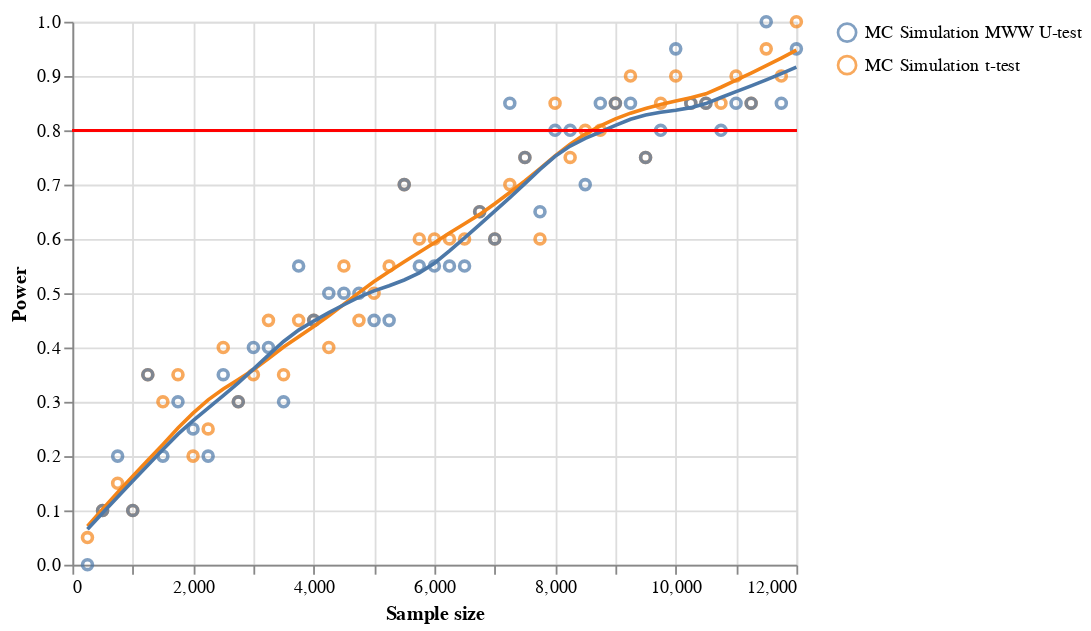

Here is the notebook cell this chart was saved with:
### Code cell
newdata = norm.rvs(loc=20, scale=10, size=12000)
data = get_power_dist(newdata, 250, 12000, 250)
get_power_graph(data)

### Figure 1 — Vega-Lite specification as saved in the notebook (floating-point values rounded to 4 significant figures)
{"config": {"view": {"continuousWidth": 400, "continuousHeight": 300}}, "layer": [{"mark": "point", "encoding": {"color": {"type": "nominal", "field": "test", "legend": {"title": ""}}, "x": {"type": "quantitative", "axis": {"title": "Sample size"}, "field": "sample_size"}, "y": {"type": "quantitative", "axis": {"title": "Power"}, "field": "power"}}}, {"mark": "line", "encoding": {"color": {"type": "nominal", "field": "test", "legend": {"title": ""}}, "x": {"type": "quantitative", "axis": {"title": "Sample size"}, "field": "sample_size"}, "y": {"type": "quantitative", "axis": {"title": "Power"}, "field": "power"}}, "transform": [{"loess": "power", "on": "sample_size", "groupby": ["test"]}]}, {"mark": {"type": "rule", "color": "red"}, "encoding": {"y": {"type": "quantitative", "axis": {"title": ""}, "field": "a"}}, "transform": [{"calculate": "0.8", "as": "a"}]}], "data": {"name": "data-1cab6f55879c27bcdc8530fada26e0c3"}, "$schema": "https://vega.github.io/schema/vega-lite/v4.0.0.json", "datasets": {"data-1cab6f55879c27bcdc8530fada26e0c3": [{"sample_size": 250.0, "test": "MC Simulation t-test", "power": 0.05}, {"sample_size": 500.0, "test": "MC Simulation t-test", "power": 0.1}, {"sample_size": 750.0, "test": "MC Simulation t-test", "power": 0.15}, {"sample_size": 1000.0, "test": "MC Simulation t-test", "power": 0.1}, {"sample_size": 1250.0, "test": "MC Simulation t-test", "power": 0.35}, {"sample_size": 1500.0, "test": "MC Simulation t-test", "power": 0.3}, {"sample_size": 1750.0, "test": "MC Simulation t-test", "power": 0.35}, {"sample_size": 2000.0, "test": "MC Simulation t-test", "power": 0.2}, {"sample_size": 2250.0, "test": "MC Simulation t-test", "power": 0.25}, {"sample_size": 2500.0, "test": "MC Simulation t-test", "power": 0.4}, {"sample_size": 2750.0, "test": "MC Simulation t-test", "power": 0.3}, {"sample_size": 3000.0, "test": "MC Simulation t-test", "power": 0.35}, {"sample_size": 3250.0, "test": "MC Simulation t-test", "power": 0.45}, {"sample_size": 3500.0, "test": "MC Simulation t-test", "power": 0.35}, {"sample_size": 3750.0, "test": "MC Simulation t-test", "power": 0.45}, {"sample_size": 4000.0, "test": "MC Simulation t-test", "power": 0.45}, {"sample_size": 4250.0, "test": "MC Simulation t-test", "power": 0.4}, {"sample_size": 4500.0, "test": "MC Simulation t-test", "power": 0.55}, {"sample_size": 4750.0, "test": "MC Simulation t-test", "power": 0.45}, {"sample_size": 5000.0, "test": "MC Simulation t-test", "power": 0.5}, {"sample_size": 5250.0, "test": "MC Simulation t-test", "power": 0.55}, {"sample_size": 5500.0, "test": "MC Simulation t-test", "power": 0.7}, {"sample_size": 5750.0, "test": "MC Simulation t-test", "power": 0.6}, {"sample_size": 6000.0, "test": "MC Simulation t-test", "power": 0.6}, {"sample_size": 6250.0, "test": "MC Simulation t-test", "power": 0.6}, {"sample_size": 6500.0, "test": "MC Simulation t-test", "power": 0.6}, {"sample_size": 6750.0, "test": "MC Simulation t-test", "power": 0.65}, {"sample_size": 7000.0, "test": "MC Simulation t-test", "power": 0.6}, {"sample_size": 7250.0, "test": "MC Simulation t-test", "power": 0.7}, {"sample_size": 7500.0, "test": "MC Simulation t-test", "power": 0.75}, {"sample_size": 7750.0, "test": "MC Simulation t-test", "power": 0.6}, {"sample_size": 8000.0, "test": "MC Simulation t-test", "power": 0.85}, {"sample_size": 8250.0, "test": "MC Simulation t-test", "power": 0.75}, {"sample_size": 8500.0, "test": "MC Simulation t-test", "power": 0.8}, {"sample_size": 8750.0, "test": "MC Simulation t-test", "power": 0.8}, {"sample_size": 9000.0, "test": "MC Simulation t-test", "power": 0.85}, {"sample_size": 9250.0, "test": "MC Simulation t-test", "power": 0.9}, {"sample_size": 9500.0, "test": "MC Simulation t-test", "power": 0.75}, {"sample_size": 9750.0, "test": "MC Simulation t-test", "power": 0.85}, {"sample_size": 10000.0, "test": "MC Simulation t-test", "power": 0.9}, {"sample_size": 10250.0, "test": "MC Simulation t-test", "power": 0.85}, {"sample_size": 10500.0, "test": "MC Simulation t-test", "power": 0.85}, {"sample_size": 10750.0, "test": "MC Simulation t-test", "power": 0.85}, {"sample_size": 11000.0, "test": "MC Simulation t-test", "power": 0.9}, {"sample_size": 11250.0, "test": "MC Simulation t-test", "power": 0.85}, {"sample_size": 11500.0, "test": "MC Simulation t-test", "power": 0.95}, {"sample_size": 11750.0, "test": "MC Simulation t-test", "power": 0.9}, {"sample_size": 12000.0, "test": "MC Simulation t-test", "power": 1.0}, {"sample_size": 250.0, "test": "MC Simulation MWW U-test", "power": 0.0}, {"sample_size": 500.0, "test": "MC Simulation MWW U-test", "power": 0.1}, {"sample_size": 750.0, "test": "MC Simulation MWW U-test", "power": 0.2}, {"sample_size": 1000.0, "test": "MC Simulation MWW U-test", "power": 0.1}, {"sample_size": 1250.0, "test": "MC Simulation MWW U-test", "power": 0.35}, {"sample_size": 1500.0, "test": "MC Simulation MWW U-test", "power": 0.2}, {"sample_size": 1750.0, "test": "MC Simulation MWW U-test", "power": 0.3}, {"sample_size": 2000.0, "test": "MC Simulation MWW U-test", "power": 0.25}, {"sample_size": 2250.0, "test": "MC Simulation MWW U-test", "power": 0.2}, {"sample_size": 2500.0, "test": "MC Simulation MWW U-test", "power": 0.35}, {"sample_size": 2750.0, "test": "MC Simulation MWW U-test", "power": 0.3}, {"sample_size": 3000.0, "test": "MC Simulation MWW U-test", "power": 0.4}, {"sample_size": 3250.0, "test": "MC Simulation MWW U-test", "power": 0.4}, {"sample_size": 3500.0, "test": "MC Simulation MWW U-test", "power": 0.3}, {"sample_size": 3750.0, "test": "MC Simulation MWW U-test", "power": 0.55}, {"sample_size": 4000.0, "test": "MC Simulation MWW U-test", "power": 0.45}, {"sample_size": 4250.0, "test": "MC Simulation MWW U-test", "power": 0.5}, {"sample_size": 4500.0, "test": "MC Simulation MWW U-test", "power": 0.5}, {"sample_size": 4750.0, "test": "MC Simulation MWW U-test", "power": 0.5}, {"sample_size": 5000.0, "test": "MC Simulation MWW U-test", "power": 0.45}, {"sample_size": 5250.0, "test": "MC Simulation MWW U-test", "power": 0.45}, {"sample_size": 5500.0, "test": "MC Simulation MWW U-test", "power": 0.7}, {"sample_size": 5750.0, "test": "MC Simulation MWW U-test", "power": 0.55}, {"sample_size": 6000.0, "test": "MC Simulation MWW U-test", "power": 0.55}, {"sample_size": 6250.0, "test": "MC Simulation MWW U-test", "power": 0.55}, {"sample_size": 6500.0, "test": "MC Simulation MWW U-test", "power": 0.55}, {"sample_size": 6750.0, "test": "MC Simulation MWW U-test", "power": 0.65}, {"sample_size": 7000.0, "test": "MC Simulation MWW U-test", "power": 0.6}, {"sample_size": 7250.0, "test": "MC Simulation MWW U-test", "power": 0.85}, {"sample_size": 7500.0, "test": "MC Simulation MWW U-test", "power": 0.75}, {"sample_size": 7750.0, "test": "MC Simulation MWW U-test", "power": 0.65}, {"sample_size": 8000.0, "test": "MC Simulation MWW U-test", "power": 0.8}, {"sample_size": 8250.0, "test": "MC Simulation MWW U-test", "power": 0.8}, {"sample_size": 8500.0, "test": "MC Simulation MWW U-test", "power": 0.7}, {"sample_size": 8750.0, "test": "MC Simulation MWW U-test", "power": 0.85}, {"sample_size": 9000.0, "test": "MC Simulation MWW U-test", "power": 0.85}, {"sample_size": 9250.0, "test": "MC Simulation MWW U-test", "power": 0.85}, {"sample_size": 9500.0, "test": "MC Simulation MWW U-test", "power": 0.75}, {"sample_size": 9750.0, "test": "MC Simulation MWW U-test", "power": 0.8}, {"sample_size": 10000.0, "test": "MC Simulation MWW U-test", "power": 0.95}, {"sample_size": 10250.0, "test": "MC Simulation MWW U-test", "power": 0.85}, {"sample_size": 10500.0, "test": "MC Simulation MWW U-test", "power": 0.85}, {"sample_size": 10750.0, "test": "MC Simulation MWW U-test", "power": 0.8}, {"sample_size": 11000.0, "test": "MC Simulation MWW U-test", "power": 0.85}, {"sample_size": 11250.0, "test": "MC Simulation MWW U-test", "power": 0.85}, {"sample_size": 11500.0, "test": "MC Simulation MWW U-test", "power": 1.0}, {"sample_size": 11750.0, "test": "MC Simulation MWW U-test", "power": 0.85}, {"sample_size": 12000.0, "test": "MC Simulation MWW U-test", "power": 0.95}]}}
